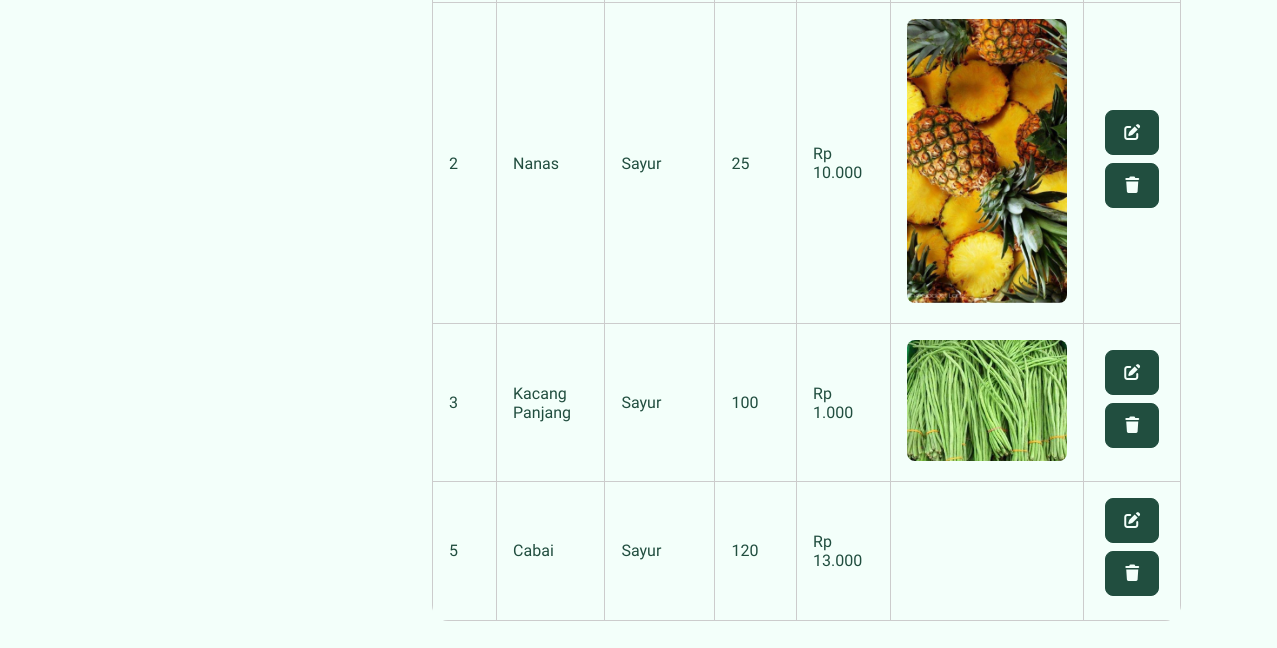
/dashboard/admin/produk/index.php (signed in, lower part), run on an earlier commit of the app's database.
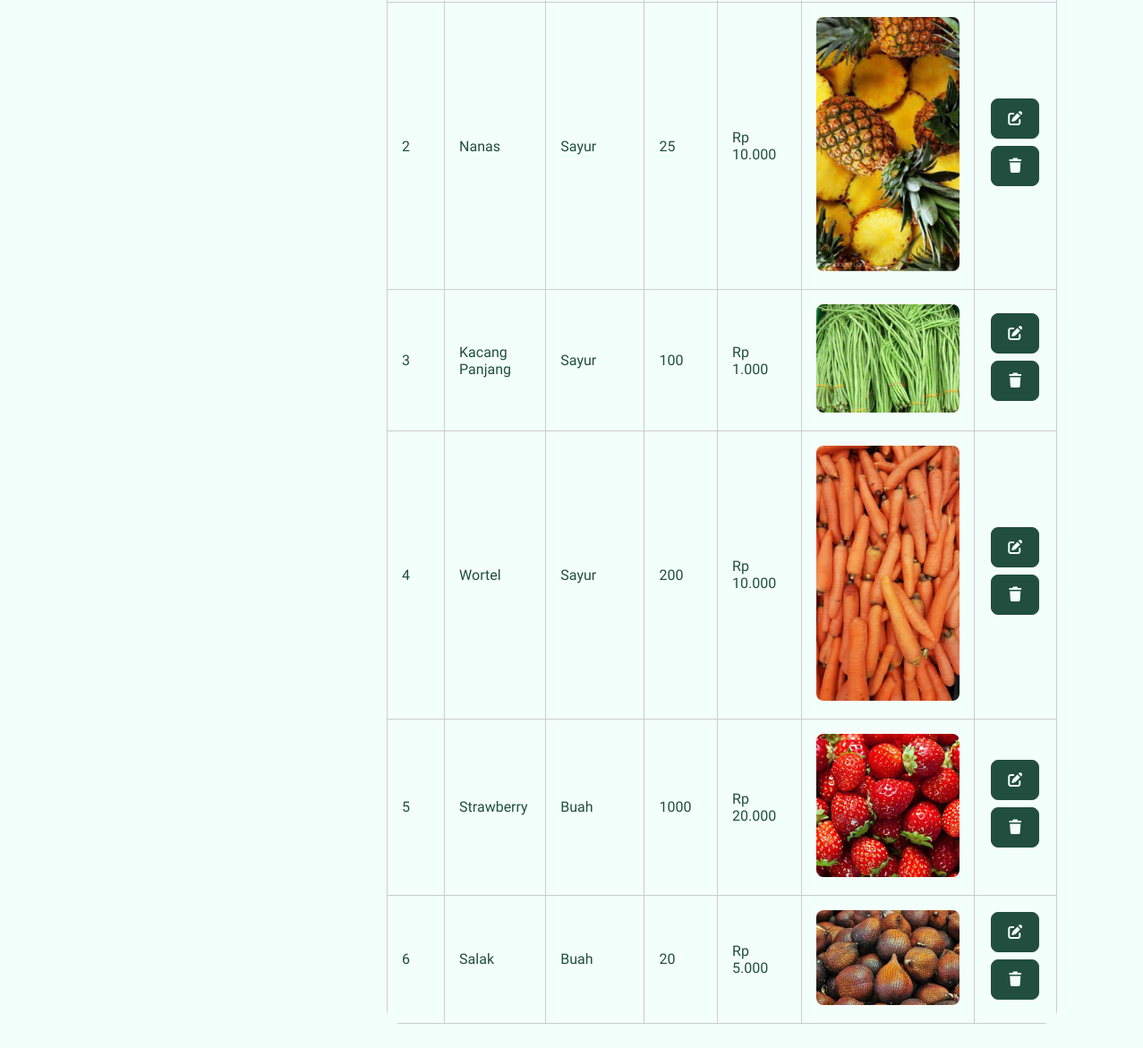
And on a later commit of the database.
### tables this page shows
CREATE TABLE `produk` (
  `id_produk` int(11) NOT NULL,
  `nama` varchar(250) NOT NULL,
  `id_kategori` int(11) NOT NULL,
  `stok` int(50) NOT NULL,
  `harga` decimal(50,0) NOT NULL,
  `gambar` varchar(200) NOT NULL
);

CREATE TABLE `kategori` (
  `id_kategori` int(11) NOT NULL,
  `nama_kategori` varchar(20) NOT NULL
);

### dashboard/admin/produk/index.php (the view, shortened to what this page needs)
<?php
require_once '../../../includes/koneksi.php';
$query_get = "SELECT produk.*, kategori.nama_kategori AS kategori
            FROM produk
            JOIN kategori ON produk.id_kategori = kategori.id_kategori
            WHERE produk.nama LIKE '%%'
               OR produk.id_kategori LIKE '%%'
               OR produk.stok LIKE '%%'
               OR produk.harga LIKE '%%'";
if (isset($_GET['search'])) {
    require_once $_SERVER['DOCUMENT_ROOT'] . NM_FOLDER . '/functions/products.php';
    $keyword = $_GET['search'];
    $result = cari_produk($conn, $keyword);
} else {
    $result = $conn->query($query_get);
}
?>
<!DOCTYPE html>
<html lang="en">
<head>
    <link rel="stylesheet" href="../../../assets/style/global.css">
    <link rel="stylesheet" href="../../../assets/style/dashboard.css">
    <link rel="stylesheet" href="https://cdnjs.cloudflare.com/ajax/libs/font-awesome/7.0.1/css/all.min.css">
</head>
<body>
    <main class="crud produk">
        <div class="main">
            <section class="view-data">
                <table>
                    <tbody>
                        <?php
                        while ($row = $result->fetch_assoc()) {
                            $formatted_harga = 'Rp ' . number_format($row['harga'], 0, ',', '.');
                        ?>
                        <tr>
                            <td><?= $row['id_produk'] ?></td>
                            <td><?= $row['nama'] ?></td>
                            <td><?= $row['kategori'] ?></td>
                            <td><?= $row['stok'] ?></td>
                            <td><?= $formatted_harga ?></td>
                            <td class="img-produk">
                                <img src="../../../uploads/<?= $row['gambar'] ?>" alt="">
                            </td>
                            <td class="aksi">
                                <a href="kelola/?id=<?= $row['id_produk'] ?>" class="btn btn-crud-dark">
                                    <i class="fas fa-edit"></i>
                                </a>
                                <a href="?delete=<?= $row['id_produk'] ?>" data-id="<?= $row['id_produk'] ?>" class="btn btn-crud-dark crud-delete" onclick="return confirm('Apakah Anda yakin ingin menghapus data ini?')">
                                    <i class="fas fa-trash"></i>
                                </a>
                            </td>
                        </tr>
                        <?php }
                        ?>
                    </tbody>
                </table>
            </section>
        </div>
    </main>
</body>
</html>

### assets/style/global.css (style rules this page uses)
:root { --primary: #214E3F; --secondary: #F3FFFA; --alternate: #E2FFF5; --default-transition: cubic-bezier(0.165, 0.84, 0.44, 1); }
* { margin: 0; padding: 0; box-sizing: border-box; scroll-behavior: smooth; font-family: 'Nunito Sans', Arial, sans-serif; }
body { background-color: var(--secondary); font-family: 'Nunito Sans', Arial, sans-serif; }
a { text-decoration: none; }
.btn { padding: 0.75rem 3rem; border-radius: 60px; width: fit-content; display: block; transition: .3s var(--default-transition); cursor: pointer; font-size: 1rem; }
.btn-crud-dark { background-color: var(--primary); color: var(--secondary); border: 1px solid var(--primary); border-radius: 0.5rem !important; padding: 0.75rem 1rem !important; }

### assets/style/dashboard.css (style rules this page uses)
main { display: flex; }
main .main { width: 100%; padding: 4rem 6rem; color: var(--primary); }
main.crud .view-data { margin-top: 2rem; }
main.crud .view-data table { width: 100%; border-spacing: 0; border-collapse: collapse; text-align: left; margin-top: 2rem; border-radius: 1rem; padding: 1rem; overflow: hidden; }
main.crud .view-data td, main.crud .view-data th { border: 1px solid #ccc; padding: 1rem; }
main.crud .view-data table tbody tr { border-bottom: 1px solid #ccc; transition: background-color 0.2s; }
main.crud .view-data table img { width: 10rem; height: auto; border-radius: 0.5rem; }
main.crud .view-data table .img-produk { text-align: center; }
main.crud .view-data table .aksi { text-align: center; }
main.crud .view-data table .aksi .btn { display: inline-block; margin-bottom: 0.5rem; }

What changed in the data, as far as the page shows it:
added produk: id_produk "4", nama "Wortel", id_kategori.nama_kategori "Sayur", stok "200", harga "Rp 10.000", gambar (picture)
changed produk id 5: nama "Cabai" → "Strawberry"; id_kategori.nama_kategori "Sayur" → "Buah"; stok "120" → "1000"; harga "Rp 13.000" → "Rp 20.000"; gambar: picture added
added produk: id_produk "6", nama "Salak", id_kategori.nama_kategori "Buah", stok "20", harga "Rp 5.000", gambar (picture)
